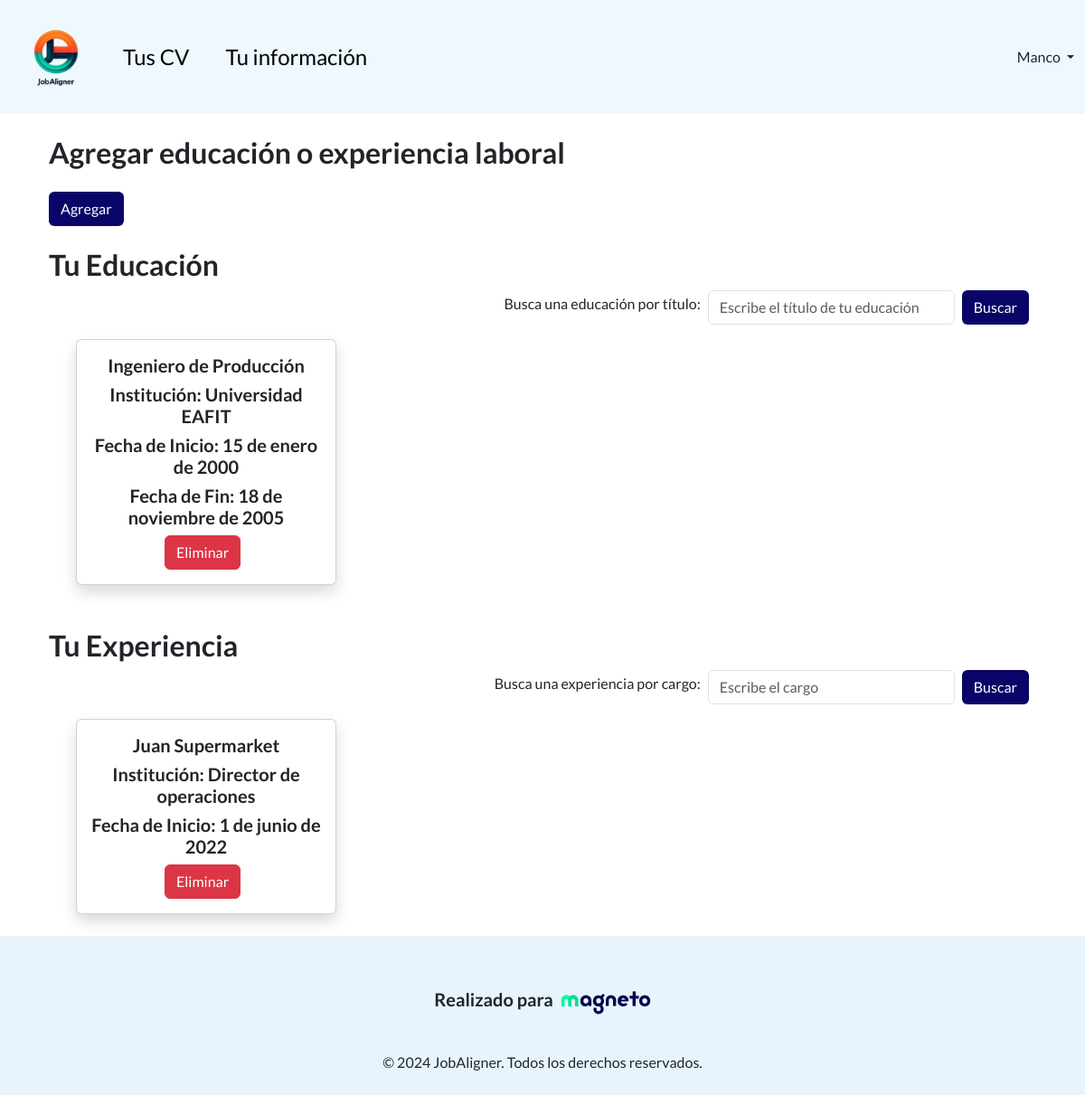
/account/updateAccount/ (signed in), run on the app's committed database.
### Accounting/models.py (models this page shows)
class Education(models.Model):
    user = models.ForeignKey(User, on_delete=models.CASCADE, related_name='educations')
    degree = models.CharField(max_length=100)
    institution = models.CharField(max_length=200)
    start_date = models.DateField()
    end_date = models.DateField(blank=True, null=True)
    achievements = models.TextField(blank=True)

class WorkExperience(models.Model):
    user = models.ForeignKey(User, on_delete=models.CASCADE, related_name='work_experiences')
    company_name = models.CharField(max_length=200)
    role = models.CharField(max_length=100)
    start_date = models.DateField()
    end_date = models.DateField(blank=True, null=True)
    achievements = models.TextField(blank=True)

### Accounting/views.py (the view)
# urls.py: path('updateAccount/', views.updateAccount, name='updateAccount'),
@login_required
def updateAccount(request):
    user = request.user  # Django's user
    user_profile = User.objects.get(user=user) # Our user
    searchTerm = request.GET.get('searchEducation')
    if searchTerm:
        educations = Education.objects.filter(degree__icontains = searchTerm, user = user_profile)
    else:
        educations = Education.objects.filter(user = user_profile)
    searchTerm2 = request.GET.get('searchExperience')
    if searchTerm2:
        experiences = WorkExperience.objects.filter(role__icontains = searchTerm2, user = user_profile)
    else:
        experiences = WorkExperience.objects.filter(user = user_profile)
    return render(request, 'update.html', {'educations': educations, 'experiences': experiences})

### Accounting/templates/update.html (shortened to what this page needs)
{% extends 'base.html' %}
{% block content %}
<head>
    <link href="https://cdn.jsdelivr.net/npm/bootstrap@5.3.3/dist/css/bootstrap.min.css" rel="stylesheet">
</head>
<body>
<div class="container">
    <br>
    <h2>Agregar educación o experiencia laboral</h2>
    <a class="btn btn-classic mt-3" href="{% url 'experience' %}" role="button">Agregar</a>
    <br>
    <br>
    <h2>Tu Educación</h2>
    <form action="">
        <div class="mb-2 d-flex align-items-center justify-content-end">
            <label for="searchEducation" class="form-label mx-2">Busca una educación por título:</label>
            <input type="text" class="form-control  w-25" name="searchEducation" placeholder="Escribe el título de tu educación"/>
            <button type="submit" class="btn btn-classic mx-2 mb-0">Buscar</button>
        </div>
    </form>
    <div class="row row-cols-1 row-cols-md-3 g-4">
        {% for education in educations %}
        <div class="col d-flex align-items-stretch">
            <div class="card product_card shadow">
                <div class="card-body">
                    <h5 class="card-name fw-bold"> {{ education.degree }}</h5>
                    <h5 class="card-company fw-bold"> Institución: {{ education.institution }}</h5>
                    <h5 class="card-location fw-bold"> Fecha de Inicio: {{ education.start_date }}</h5>
                    {% if education.end_date %}
                        <h5 class="card-location fw-bold"> Fecha de Fin: {{ education.end_date }}</h5>
                    {% endif %}
                    <button type="button" class="btn btn-danger me-2" data-bs-toggle="modal" data-bs-target="#deleteModalEducation{{ education.id }}">
                        Eliminar
                    </button>
                </div>
            </div>
        </div>
        {% endfor %}
    </div>
    <br>
    <br>
    <h2>Tu Experiencia</h2>
    <form action="">
        <div class="mb-2 d-flex align-items-center justify-content-end">
            <label for="searchExperience" class="form-label mx-2">Busca una experiencia por cargo:</label>
            <input type="text" class="form-control  w-25" name="searchEducation" placeholder="Escribe el cargo"/>
            <button type="submit" class="btn btn-classic mx-2 mb-0">Buscar</button>
        </div>
    </form>
    <div class="row row-cols-1 row-cols-md-3 g-4">
        {% for experience in experiences %}
        <div class="col d-flex align-items-stretch">
            <div class="card product_card shadow">
                <div class="card-body">
                    <h5 class="card-name fw-bold"> {{ experience.company_name }}</h5>
                    <h5 class="card-company fw-bold"> Institución: {{ experience.role }}</h5>
                    <h5 class="card-location fw-bold"> Fecha de Inicio: {{ experience.start_date }}</h5>
                    <button type="button" class="btn btn-danger me-2" data-bs-toggle="modal" data-bs-target="#deleteModalExperience{{ experience.id }}">
                        Eliminar
                    </button>
                </div>
            </div>
        </div>
        {% endfor %}
    </div>
    <br>
</div>
</body>
{% endblock content %}

### jobaligner/templates/base.html (shortened to what this page needs)
{% load static %}
<head>
  <link href="https://cdn.jsdelivr.net/npm/bootstrap@5.3.3/dist/css/bootstrap.min.css" rel="stylesheet">
  <link href="{% static 'css/styles.css' %}" rel="stylesheet">
</head>
<body>
<nav class="navbar navbar-expand-lg sticky-top navbar-light">
    <div class="container-fluid">
        <a class="navbar-brand" href="{% url 'home' %}">
            <img src="{% static 'images/jobaligner-removebg.png' %}" alt="" width="100" height="100" class="d-inline-block align-text-top">
        </a>
        {% if user.is_authenticated %}
                <div class="collapse navbar-collapse" id="navbarSupportedContent">
                    <ul class="navbar-nav me-auto mb-2 mb-lg-0">
                        <li class="nav-item">
                            <a class="nav-link active fs-4" aria-current="page" href="{% url 'home' %}">Tus CV</a>
                        </li>
                        <li class="nav-item mx-4">
                            <a class="nav-link active fs-4" aria-current="page" href="{% url 'updateAccount' %}">Tu información</a>
                        </li>
                    </ul>
                    <div class="d-flex ms-auto">
                    <div class="nav-item dropdown">
                        <a class="nav-link dropdown-toggle nav-text" href="#" id="userDropdown" role="button" data-bs-toggle="dropdown" aria-expanded="false">
                            {{ user.username }}
                        </a>
                    </div>
            </div>
        {% endif %}
        </div>
    </div>
</nav>
<div class="container">
    {% block content %}
    {% endblock content %}
</div>
</body>
<footer class="text-center text-lg-start mt-auto py-4 footer">
    <div class="container text-center">
        <div class="d-flex align-items-center justify-content-center">
            <h5 class="me-2">Realizado para</h5>
            <a href="https://www.magneto365.com/es" target="_blank">
                <img src="{% static 'images/logo-magneto.png' %}" alt="Logo" width="100" height="100" class="d-inline-block align-text-top">
            </a>
        </div>
        <p class="mt-1 mb-0">&copy; 2024 JobAligner. Todos los derechos reservados.</p>
    </div>
</footer>

### jobaligner/static/css/styles.css (style rules this page uses)
body { font-family: 'Lato', sans-serif !important; }
h1, h2, h3, h4, h5 { font-weight: 700 !important; }
p { font-weight: 500 !important; }
.btn-classic { background-color: #090467 !important; color:white !important; }
.navbar { background-color: #EFF8FF !important; }
.footer { background-color: #e7f4fd !important; }
.row .col { display: flex; justify-content: center; }
.product_card { width: 18rem; height: 20rem; display: flex; flex-direction: column; justify-content: space-between; text-align: center; box-shadow: 0 4px 6px rgba(0, 0, 0, 0.1); border: 1px solid #ddd; border-radius: 15px; }

### data on the page
Education: degree "Ingeniero de Producción", institution "Universidad EAFIT", start_date "15 de enero de 2000", end_date "18 de noviembre de 2005"
WorkExperience: company_name "Juan Supermarket", role "Director de operaciones", start_date "1 de junio de 2022"

### other printed values
{{ user.username }} "Manco"
